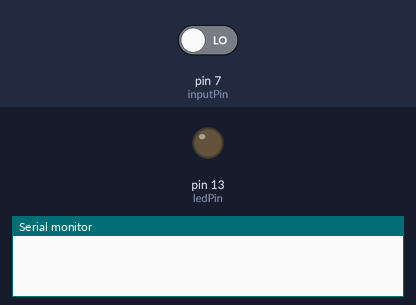
Bench run of a sketch on a simulated Arduino Uno, built with avr-gcc and run on an emulated ATmega328P. On the bench: output pins drawn as LEDs (lit = HIGH), the last lines printed to the serial monitor. The inputs (shaded band) are chosen by the test bench; at power-on: pin 7 (inputPin) LOW.

Above: at 1.2 s.
1.3 s: pin 7 (inputPin) driven HIGH
At 1.8 s:
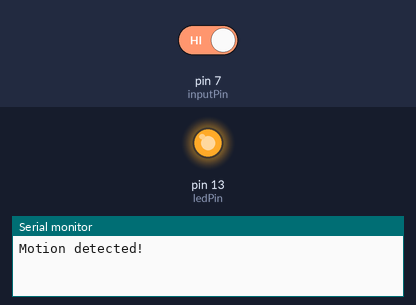
Timing chart, 0 to 4.3 s (numbered marks = the images above; inputs shaded):
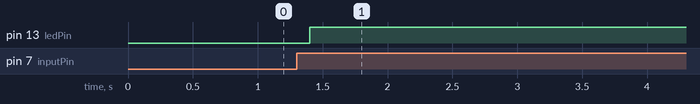

The sketch:

pir_code.ino
```cpp
#include <SoftwareSerial.h>

#define SHORT_DELAY 200
#define LONG_DELAY 5000

#define RX 10 //SoftwareSerial RX pin
#define TX 11 //SoftwareSerial TX pin
#define BAUD 9600 //Baudrate for Serial and SoftwareSerial

//Bluetooth object
SoftwareSerial bluetooth(RX, TX);

#define ledPin 13 //choose the pin for LED
#define inputPin 7 // choose the input pin (for PIR Sensor)

int pirState = LOW; //Assuming no motion detected at starting point

int val = 0; //Variable for reading the pin status

void setup(void){
  pinMode(ledPin, OUTPUT);
  pinMode(inputPin, INPUT);
  bluetooth.begin(BAUD);
  Serial.begin(BAUD);
}

//Strings for motion detection and threat alert
char* motionDetected = "Motion detected!";
char* potentialThreat = "Potential Threat Alert!";

void loop(){
  val = digitalRead(inputPin);  // read input value
  if (val == HIGH) {            // check if the input is HIGH
    digitalWrite(ledPin, HIGH);  // turn LED ON
    if (pirState == LOW) {
      // we have just turned on
      Serial.println(motionDetected);
      bluetooth.println(motionDetected);
      // We only want to print on the output change, not state
      pirState = HIGH;
      delay(LONG_DELAY);
    }
  } else {
    digitalWrite(ledPin, LOW); // turn LED OFF
    if (pirState == HIGH){
      // we have just turned of
      Serial.println(potentialThreat);
      bluetooth.println(potentialThreat);
      // We only want to print on the output change, not state
      pirState = LOW;
    }
  }

  delay(SHORT_DELAY);
}
```

Measured:
- after the input at 1.3 s, pin 13 (ledPin): LOW → HIGH after 0.10 s
